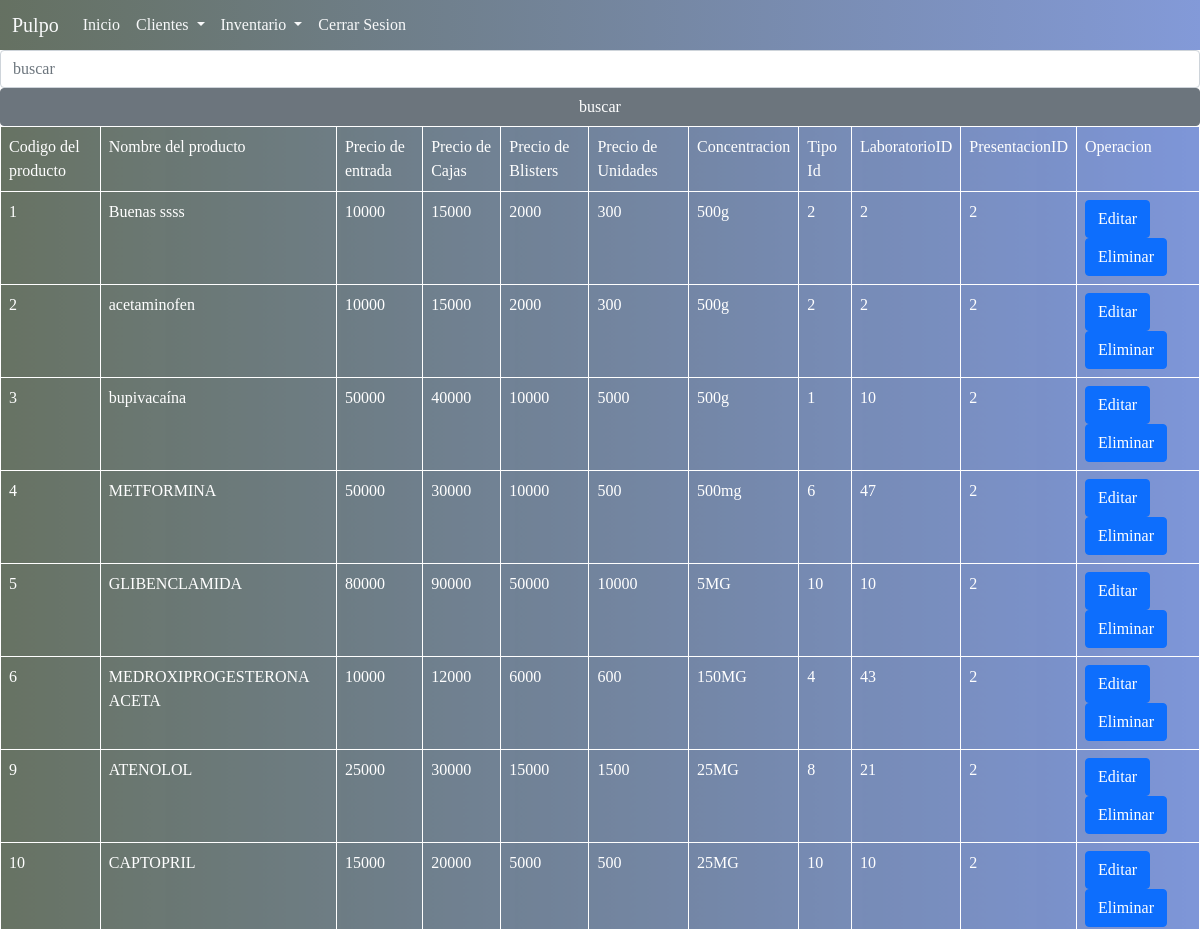
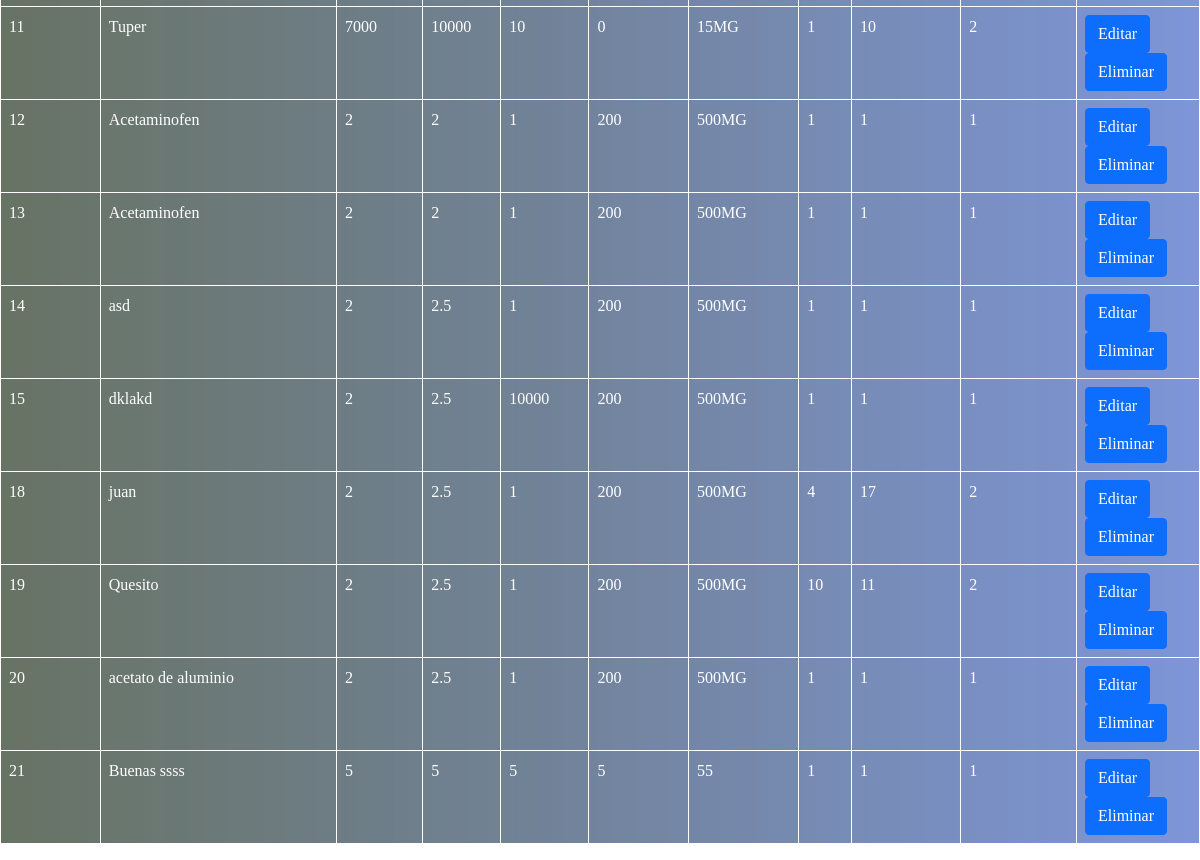
/inventario/producto/buscar.php, run on the app's committed database (2 pictures, top to bottom).
### tables this page shows
CREATE TABLE `producto` (
  `Codigo_Producto` int(25) NOT NULL,
  `Nombre_Producto` varchar(25) DEFAULT NULL,
  `Precio_Entrada` float DEFAULT NULL,
  `Precio_Caja` float DEFAULT NULL,
  `Precio_Blister` float DEFAULT NULL,
  `Precio_unidad` float DEFAULT NULL,
  `concentracion` varchar(25) DEFAULT NULL,
  `TipoID` int(25) DEFAULT NULL,
  `LaboratorioID` int(25) DEFAULT NULL,
  `PresentacionID` int(25) DEFAULT NULL
);

### php/conexion.php (called while the page is built, shortened)
<?php
class Conexion
{
    private $_HOST = 'localhost';
    private $_USERNAME = 'root';
    private $_PASSWORD = '0395';
    private $_DATABASE = 'pulpof';
    private $_con;
    public function __construct()
    {
        $this ->_con = new mysqli($this ->_HOST,
        $this->_USERNAME, $this->_PASSWORD, $this->_DATABASE );
    }
    public function buscar($sql)
    {
        $res = mysqli_query($this->_con, $sql);
        return $res;
    }
}
?>

### php/productos.php (called while the page is built, shortened)
<?php
class productos
{
    public function busqueda($busqueda){
        $this->busqueda=$busqueda;
        $sql = ("SELECT * FROM producto WHERE `Nombre_Producto`
        LIKE '%$this->busqueda%' OR `concentracion` LIKE '%$this->busqueda%' ");
        return $sql;
    }
}

### inventario/producto/buscar.php (the view, shortened to what this page needs)
<?php
include "../../php/productos.php";
include "../../php/conexion.php";
$producto = new productos();
$con = new Conexion();
$busqueda = $_GET['buscar'];
$consulta = $producto ->busqueda($busqueda);
$resultado = $con ->buscar($consulta)
?>
<!DOCTYPE html>
<html lang="en">
<head>
    <link href="https://cdn.jsdelivr.net/npm/bootstrap@5.1.3/dist/css/bootstrap.min.css" rel="stylesheet">
    <link rel="stylesheet" href="../../css/estilos.css">
    <link rel="stylesheet" href="../../css/estilos_inventario.css">
</head>
<body>
        <div class="container-fuild" >
        <nav class="navbar navbar-expand-lg navbar-light bg-light">
  <div class="container-fluid">
    <a class="navbar-brand text-light" href="#">Pulpo</a>
    <div class="collapse navbar-collapse" id="navbarSupportedContent">
      <ul class="navbar-nav me-auto mb-2 mb-lg-0">
        <li class="nav-item">
            <a class="nav-link text-light" href="../../facturacion/create_invoice.php">Inicio</a>
        </li>
        <li class="nav-item dropdown">
          <a class="nav-link dropdown-toggle text-light" href="verClientes.php" id="navbarDropdown" role="button" data-bs-toggle="dropdown" aria-expanded="false">
            Clientes
          </a>
        </li>
        <li class="nav-item dropdown">
          <a class="nav-link dropdown-toggle text-light" href="inventario/producto/inventario.php" id="navbarDropdown" role="button" data-bs-toggle="dropdown" aria-expanded="false">
            Inventario
          </a>
        </li>
        <li class="nav-item">
            <a class="nav-link text-light" href="../../php/cerrarsesion.php">Cerrar Sesion</a>
        </li>
      </ul>
    </div>
  </div>
</nav>
</div>
<form action="buscar.php" class="row g-0" method="get">
<input class="form-control " type="text" name="buscar" id="buscar" placeholder="buscar" >
<input class="btn btn-secondary" type="submit" value="buscar">
</form>
<table class="table table-hover">
      <tr>
        <td>Codigo del producto</td>
        <td>Nombre del producto</td>
        <td>Precio de entrada</td>
        <td>Precio de Cajas</td>
        <td>Precio de Blisters</td>
        <td>Precio de Unidades</td>
        <td>Concentracion</td>
        <td>Tipo Id</td>
        <td>LaboratorioID</td>
        <td>PresentacionID</td>
        <td>Operacion</td>
    </tr>
    <?php
    While ($row=Mysqli_fetch_assoc($resultado)){
    ?>
    <tr>
      <td> <?php echo $row["Codigo_Producto"];  ?> </td>
      <td> <?php echo $row["Nombre_Producto"];  ?></td>
      <td> <?php echo $row["Precio_Entrada"];  ?></td>
      <td> <?php echo $row["Precio_Caja"];  ?></td>
      <td> <?php echo $row["Precio_Blister"];  ?></td>
      <td> <?php echo $row["Precio_unidad"];  ?></td>
      <td> <?php echo $row["concentracion"];  ?></td>
      <td> <?php echo $row["TipoID"];  ?></td>
      <td> <?php echo $row["LaboratorioID"];  ?></td>
      <td> <?php echo $row["PresentacionID"];  ?></td>
      <td> <a class="btn btn-primary" href="actualizarP.php?id=<?php echo $row["Codigo_Producto"];  ?>"> Editar</a>
      <a class="btn btn-primary" href="procesoEliminar.php?id=<?php echo $row["Codigo_Producto"];  ?>" class="eliminar" onclick=
              " return borrar()"> Eliminar</a></td>
    </tr>
    <?php
      } mysqli_free_result($resultado);
    ?>
</table>
</body>
</html>

### CSS/estilos.css (style rules this page uses)
* { margin: 0; padding: 0; box-sizing: border-box; }
body { font-family: Georgia, 'Times New Roman', Times, serif; }
nav { text-align: right; padding: 15px 30px 0 0; position: fixed; top: 0; left: 0; width: 100%; height: 50px; background: hsla(224, 58%, 48%, 0.404); background: -webkit-linear-gradient(to right, hsla(104, 100%, 5%, 0.61),hsla(224, 58%, 48%, 0.603) ); background: linear-gradient(to right, hsla(104, 100%, 5%, 0.61),hsla(224, 58%, 48%, 0.596)); box-sizing: border-box; z-index: 1001; }

### CSS/estilos_inventario.css (style rules this page uses)
* { margin: 0; padding: 0; box-sizing: border-box; }
a { text-decoration: none; }
body { font-family: Georgia, 'Times New Roman', Times, serif; }
table { background: -webkit-linear-gradient(to right, hsla(104, 100%, 5%, 0.61),hsla(224, 58%, 48%, 0.644) ); background: linear-gradient(to right, hsla(104, 100%, 5%, 0.61),hsla(224, 58%, 48%, 0.637)); border: 1px solid; }
table td { border: 1px solid white; }
.table td { color: white; }
.table a { color: white; text-decoration: none; }

### data on the page
producto: Codigo_Producto "1", Nombre_Producto "Buenas ssss", Precio_Entrada "10000", Precio_Caja "15000", Precio_Blister "2000", Precio_unidad "300", concentracion "500g", TipoID "2", LaboratorioID "2", PresentacionID "2"
producto: Codigo_Producto "2", Nombre_Producto "acetaminofen", Precio_Entrada "10000", Precio_Caja "15000", Precio_Blister "2000", Precio_unidad "300", concentracion "500g", TipoID "2", LaboratorioID "2", PresentacionID "2"
producto: Codigo_Producto "3", Nombre_Producto "bupivacaína", Precio_Entrada "50000", Precio_Caja "40000", Precio_Blister "10000", Precio_unidad "5000", concentracion "500g", TipoID "1", LaboratorioID "10", PresentacionID "2"
producto: Codigo_Producto "4", Nombre_Producto "METFORMINA", Precio_Entrada "50000", Precio_Caja "30000", Precio_Blister "10000", Precio_unidad "500", concentracion "500mg", TipoID "6", LaboratorioID "47", PresentacionID "2"
producto: Codigo_Producto "5", Nombre_Producto "GLIBENCLAMIDA", Precio_Entrada "80000", Precio_Caja "90000", Precio_Blister "50000", Precio_unidad "10000", concentracion "5MG", TipoID "10", LaboratorioID "10", PresentacionID "2"
producto: Codigo_Producto "6", Nombre_Producto "MEDROXIPROGESTERONA ACETA", Precio_Entrada "10000", Precio_Caja "12000", Precio_Blister "6000", Precio_unidad "600", concentracion "150MG", TipoID "4", LaboratorioID "43", PresentacionID "2"
producto: Codigo_Producto "9", Nombre_Producto "ATENOLOL", Precio_Entrada "25000", Precio_Caja "30000", Precio_Blister "15000", Precio_unidad "1500", concentracion "25MG", TipoID "8", LaboratorioID "21", PresentacionID "2"
producto: Codigo_Producto "10", Nombre_Producto "CAPTOPRIL", Precio_Entrada "15000", Precio_Caja "20000", Precio_Blister "5000", Precio_unidad "500", concentracion "25MG", TipoID "10", LaboratorioID "10", PresentacionID "2"
producto: Codigo_Producto "11", Nombre_Producto "Tuper", Precio_Entrada "7000", Precio_Caja "10000", Precio_Blister "10", Precio_unidad "0", concentracion "15MG", TipoID "1", LaboratorioID "10", PresentacionID "2"
producto: Codigo_Producto "12", Nombre_Producto "Acetaminofen", Precio_Entrada "2", Precio_Caja "2", Precio_Blister "1", Precio_unidad "200", concentracion "500MG", TipoID "1", LaboratorioID "1", PresentacionID "1"
producto: Codigo_Producto "13", Nombre_Producto "Acetaminofen", Precio_Entrada "2", Precio_Caja "2", Precio_Blister "1", Precio_unidad "200", concentracion "500MG", TipoID "1", LaboratorioID "1", PresentacionID "1"
producto: Codigo_Producto "14", Nombre_Producto "asd", Precio_Entrada "2", Precio_Caja "2.5", Precio_Blister "1", Precio_unidad "200", concentracion "500MG", TipoID "1", LaboratorioID "1", PresentacionID "1"
producto: Codigo_Producto "15", Nombre_Producto "dklakd", Precio_Entrada "2", Precio_Caja "2.5", Precio_Blister "10000", Precio_unidad "200", concentracion "500MG", TipoID "1", LaboratorioID "1", PresentacionID "1"
producto: Codigo_Producto "18", Nombre_Producto "juan", Precio_Entrada "2", Precio_Caja "2.5", Precio_Blister "1", Precio_unidad "200", concentracion "500MG", TipoID "4", LaboratorioID "17", PresentacionID "2"
producto: Codigo_Producto "19", Nombre_Producto "Quesito", Precio_Entrada "2", Precio_Caja "2.5", Precio_Blister "1", Precio_unidad "200", concentracion "500MG", TipoID "10", LaboratorioID "11", PresentacionID "2"
producto: Codigo_Producto "20", Nombre_Producto "acetato de aluminio", Precio_Entrada "2", Precio_Caja "2.5", Precio_Blister "1", Precio_unidad "200", concentracion "500MG", TipoID "1", LaboratorioID "1", PresentacionID "1"
producto: Codigo_Producto "21", Nombre_Producto "Buenas ssss", Precio_Entrada "5", Precio_Caja "5", Precio_Blister "5", Precio_unidad "5", concentracion "55", TipoID "1", LaboratorioID "1", PresentacionID "1"
